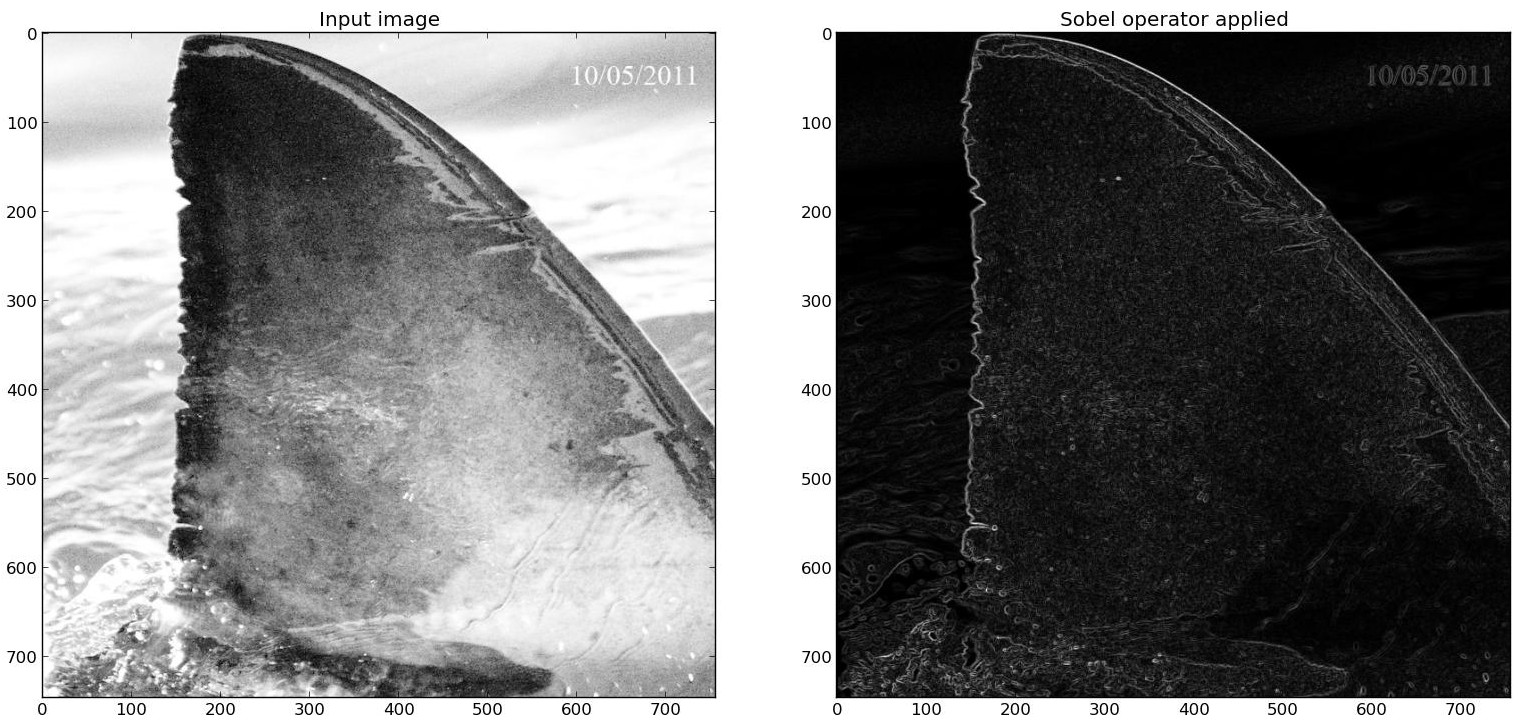

Recreate this plot in Python.
from skimage import io, filter, color
from skimage.filter import sobel
import matplotlib.pyplot as plt

A = color.rgb2gray(io.imread('haai1.jpg', plugin='pil'))
AA = sobel(A)

f, (ax0, ax1) = plt.subplots(1, 2)
plt.tight_layout()

ax0.imshow(A, cmap=plt.cm.gray)
ax0.set_title('Input image')

ax1.imshow(200*AA, cmap=plt.cm.gray)
ax1.set_title('Sobel operator applied')

plt.show()
